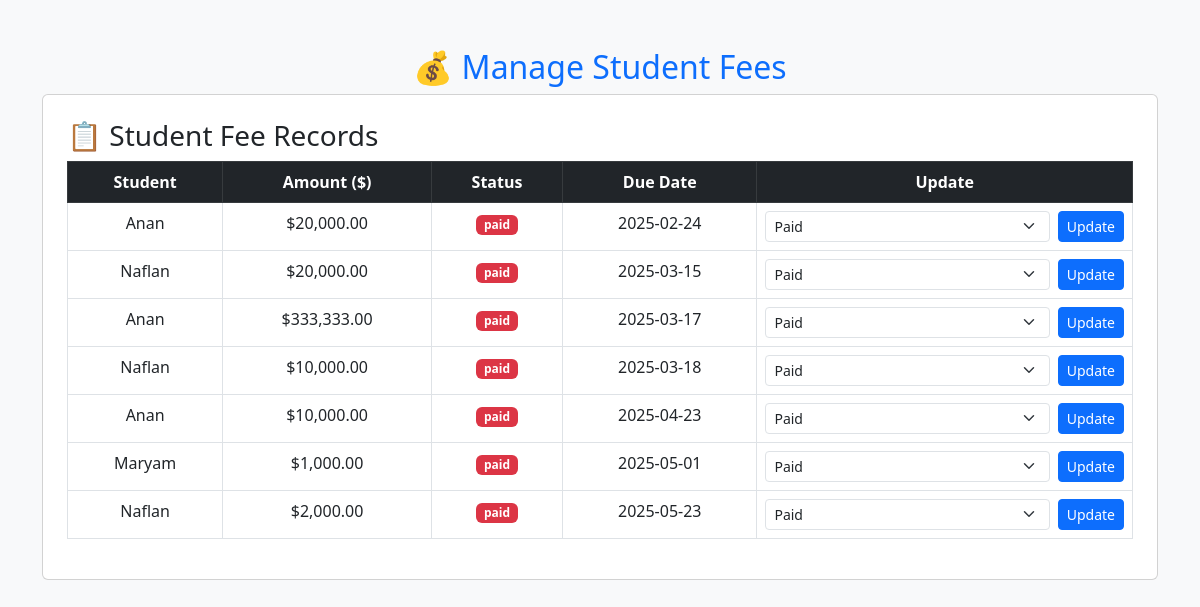
The page /admin/admin_update_fee.php (signed in) on the database its author committed.
### tables this page shows
CREATE TABLE `fees` (
  `id` int(11) NOT NULL,
  `student_id` int(11) DEFAULT NULL,
  `amount` decimal(10,2) DEFAULT NULL,
  `status` enum('paid','pending','overdue') DEFAULT 'pending',
  `due_date` date NOT NULL DEFAULT curdate(),
  `admin_id` int(11) DEFAULT NULL
);

CREATE TABLE `students` (
  `id` int(11) NOT NULL,
  `user_id` int(11) NOT NULL,
  `fullname` varchar(255) NOT NULL,
  `date_of_birth` date DEFAULT NULL,
  `gender` enum('male','female','other') DEFAULT NULL,
  `class` varchar(50) NOT NULL,
  `guardian_name` varchar(255) DEFAULT NULL,
  `guardian_contact` varchar(20) DEFAULT NULL
);

### admin/admin_update_fee.php (the view, shortened to what this page needs)
<?php
include("auth.php");
$fees_query = "SELECT fees.id, fees.amount, fees.status, fees.due_date, students.fullname AS student_name
               FROM fees
               JOIN students ON fees.student_id = students.id
               ORDER BY fees.due_date ASC";
$fees_result = $conn->query($fees_query);
?>
<!DOCTYPE html>
<html lang="en">
<head>
    <link rel="stylesheet" href="https://cdn.jsdelivr.net/npm/bootstrap@5.3.0/dist/css/bootstrap.min.css">
</head>
<body class="bg-light">
<div class="container mt-5">
    <h2 class="text-center text-primary">💰 Manage Student Fees</h2>
    <div class="card p-4">
        <h3>📋 Student Fee Records</h3>
        <table class="table table-bordered text-center">
            <thead class="table-dark">
                <tr>
                    <th>Student</th>
                    <th>Amount ($)</th>
                    <th>Status</th>
                    <th>Due Date</th>
                    <th>Update</th>
                </tr>
            </thead>
            <tbody>
                <?php while ($fee = $fees_result->fetch_assoc()) { ?>
                    <tr>
                        <td><?= htmlspecialchars($fee['student_name']); ?></td>
                        <td>$<?= number_format($fee['amount'], 2); ?></td>
                        <td>
                            <span class="badge bg-<?= $fee['status'] == 'Paid' ? 'success' : ($fee['status'] == 'Pending' ? 'warning' : 'danger'); ?>">
                                <?= htmlspecialchars($fee['status']); ?>
                            </span>
                        </td>
                        <td><?= htmlspecialchars($fee['due_date']); ?></td>
                        <td>
                            <form method="POST" class="d-flex">
                                <select name="status" class="form-select form-select-sm me-2">
                                    <option value="Paid" <?= $fee['status'] == 'Paid' ? 'selected' : ''; ?>>Paid</option>
                                </select>
                                <button type="submit" name="update_fee" class="btn btn-sm btn-primary">Update</button>
                            </form>
                        </td>
                    </tr>
                <?php } ?>
            </tbody>
        </table>
    </div>
</div>
</body>
</html>

### rows shown on the page
fees: student.fullname "Anan", amount "20,000.00", status "paid", due_date "2025-02-24"
fees: student.fullname "Naflan", amount "20,000.00", status "paid", due_date "2025-03-15"
fees: student.fullname "Anan", amount "333,333.00", status "paid", due_date "2025-03-17"
fees: student.fullname "Naflan", amount "10,000.00", status "paid", due_date "2025-03-18"
fees: student.fullname "Anan", amount "10,000.00", status "paid", due_date "2025-04-23"
fees: student.fullname "Maryam", amount "1,000.00", status "paid", due_date "2025-05-01"
fees: student.fullname "Naflan", amount "2,000.00", status "paid", due_date "2025-05-23"
